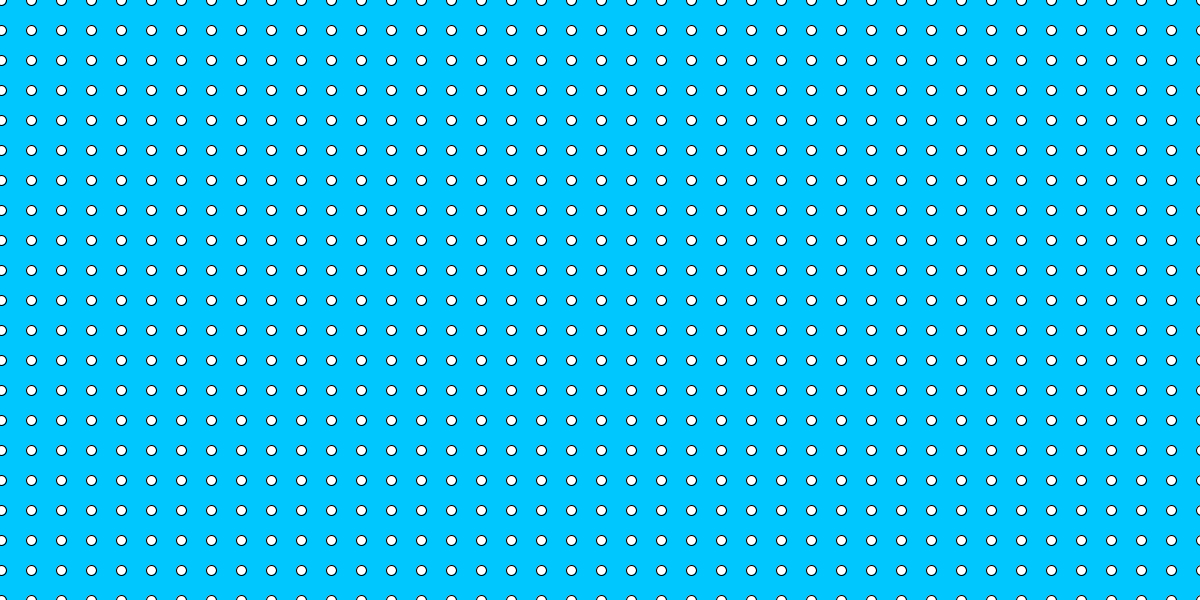
Frame 1 (no input)
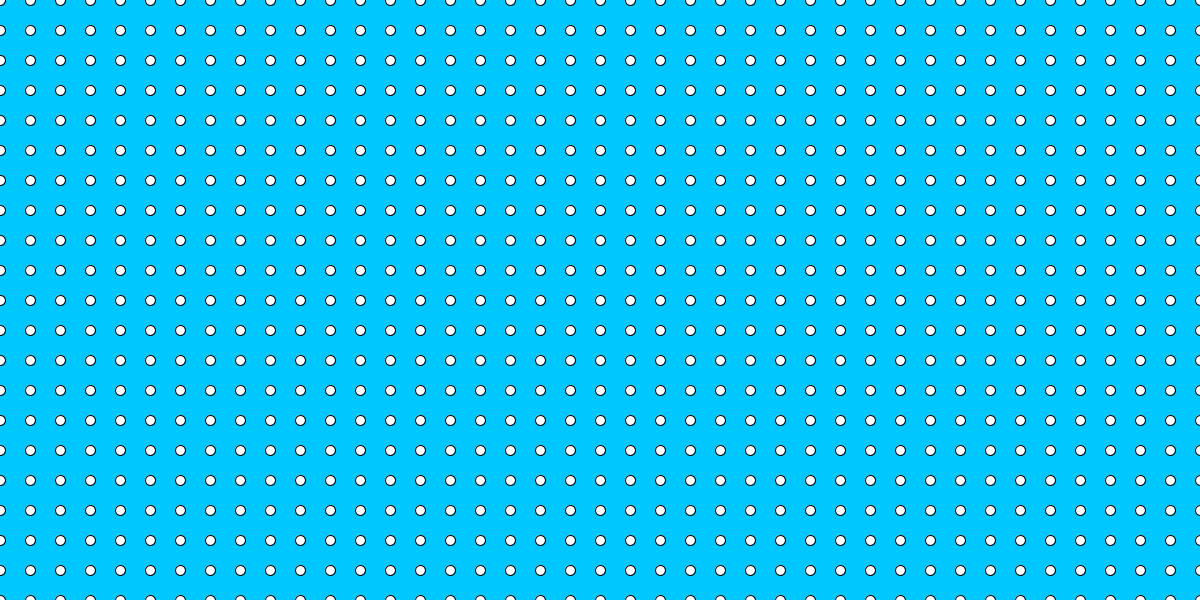
Frame 60 (the mouse pressed at the canvas centre just before this capture)
Frame 120 (the mouse held since frame 60 and released just before this capture): identical to frame 60, image omitted

The Processing sketch that drew these frames (run headless with seeded random() and noise(); from frame 60 on, the mouse is pressed at the canvas centre):

// Processing sketch: Consola
// ── Consola.pde
void setup() 
{
    size(1200, 600);
}

void draw() 
{
    background(0, 200, 255);
    for(int i = 0; i <= height; i += 30)
    {
        for(int k = 0; k <= width; k += 30)
        {
            ellipse(k + frameCount % 30, i, 10, 10);
        }
    }
}
